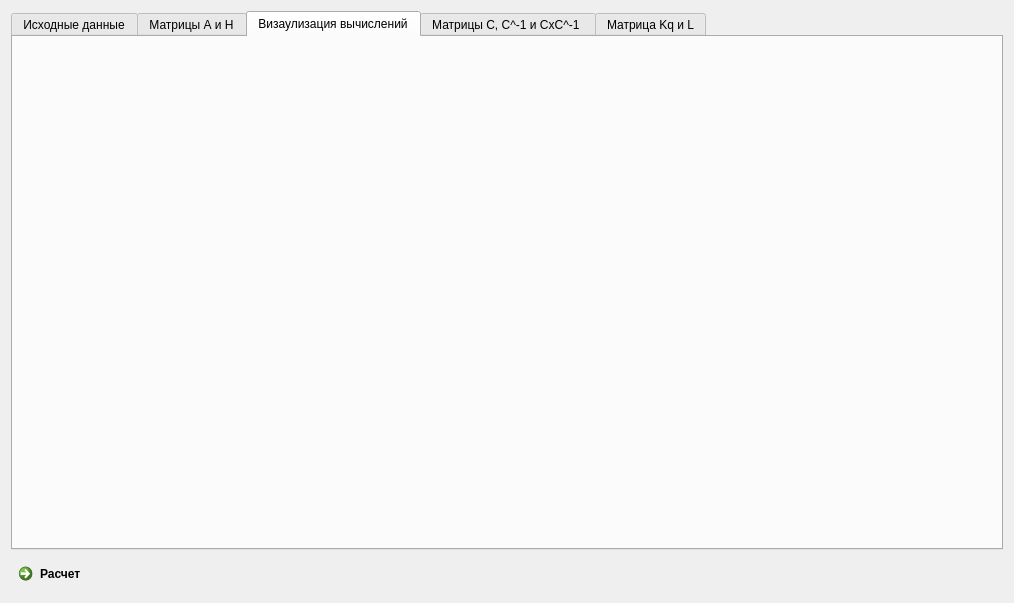
<?xml version="1.0" encoding="UTF-8"?>
<ui version="4.0">
 <class>MainWindow</class>
 <widget class="QMainWindow" name="MainWindow">
  <property name="geometry">
   <rect>
    <x>0</x>
    <y>0</y>
    <width>1014</width>
    <height>603</height>
   </rect>
  </property>
  <property name="windowTitle">
   <string>Оценивание характеристик движения КА на основе измерительной информации</string>
  </property>
  <widget class="QWidget" name="centralWidget">
   <layout class="QVBoxLayout" name="verticalLayout">
    <item>
     <widget class="QTabWidget" name="tabWidget">
      <property name="enabled">
       <bool>true</bool>
      </property>
      <property name="currentIndex">
       <number>2</number>
      </property>
      <widget class="QWidget" name="tab_input">
       <attribute name="title">
        <string>Исходные данные</string>
       </attribute>
       <widget class="QGroupBox" name="groupBox">
        <property name="geometry">
         <rect>
          <x>10</x>
          <y>10</y>
          <width>181</width>
          <height>211</height>
         </rect>
        </property>
        <property name="title">
         <string>Уточняемые параметры</string>
        </property>
        <widget class="QLineEdit" name="xc">
         <property name="enabled">
          <bool>true</bool>
         </property>
         <property name="geometry">
          <rect>
           <x>90</x>
           <y>30</y>
           <width>81</width>
           <height>20</height>
          </rect>
         </property>
         <property name="text">
          <string>6681</string>
         </property>
        </widget>
        <widget class="QLabel" name="label">
         <property name="geometry">
          <rect>
           <x>10</x>
           <y>30</y>
           <width>61</width>
           <height>16</height>
          </rect>
         </property>
         <property name="text">
          <string>x (км)</string>
         </property>
        </widget>
        <widget class="QLineEdit" name="yc">
         <property name="geometry">
          <rect>
           <x>90</x>
           <y>60</y>
           <width>81</width>
           <height>20</height>
          </rect>
         </property>
         <property name="text">
          <string>5</string>
         </property>
        </widget>
        <widget class="QLabel" name="label_2">
         <property name="geometry">
          <rect>
           <x>10</x>
           <y>60</y>
           <width>61</width>
           <height>16</height>
          </rect>
         </property>
         <property name="text">
          <string>y (км)</string>
         </property>
        </widget>
        <widget class="QLabel" name="label_3">
         <property name="geometry">
          <rect>
           <x>10</x>
           <y>90</y>
           <width>61</width>
           <height>16</height>
          </rect>
         </property>
         <property name="text">
          <string>z (км)</string>
         </property>
        </widget>
        <widget class="QLineEdit" name="zc">
         <property name="geometry">
          <rect>
           <x>90</x>
           <y>90</y>
           <width>81</width>
           <height>20</height>
          </rect>
         </property>
         <property name="text">
          <string>0</string>
         </property>
        </widget>
        <widget class="QLineEdit" name="vxc">
         <property name="geometry">
          <rect>
           <x>90</x>
           <y>120</y>
           <width>81</width>
           <height>20</height>
          </rect>
         </property>
         <property name="text">
          <string>0</string>
         </property>
        </widget>
        <widget class="QLabel" name="label_4">
         <property name="geometry">
          <rect>
           <x>10</x>
           <y>120</y>
           <width>61</width>
           <height>16</height>
          </rect>
         </property>
         <property name="text">
          <string>vx (км/с)</string>
         </property>
        </widget>
        <widget class="QLineEdit" name="vyc">
         <property name="geometry">
          <rect>
           <x>90</x>
           <y>150</y>
           <width>81</width>
           <height>20</height>
          </rect>
         </property>
         <property name="text">
          <string>3.97</string>
         </property>
        </widget>
        <widget class="QLabel" name="label_5">
         <property name="geometry">
          <rect>
           <x>10</x>
           <y>150</y>
           <width>61</width>
           <height>16</height>
          </rect>
         </property>
         <property name="text">
          <string>vy (км/с)</string>
         </property>
        </widget>
        <widget class="QLineEdit" name="vzc">
         <property name="geometry">
          <rect>
           <x>90</x>
           <y>180</y>
           <width>81</width>
           <height>20</height>
          </rect>
         </property>
         <property name="text">
          <string>6.85</string>
         </property>
        </widget>
        <widget class="QLabel" name="label_6">
         <property name="geometry">
          <rect>
           <x>10</x>
           <y>180</y>
           <width>61</width>
           <height>16</height>
          </rect>
         </property>
         <property name="text">
          <string>vz (км/с)</string>
         </property>
        </widget>
       </widget>
       <widget class="QGroupBox" name="groupBox_2">
        <property name="geometry">
         <rect>
          <x>200</x>
          <y>10</y>
          <width>181</width>
          <height>211</height>
         </rect>
        </property>
        <property name="title">
         <string>ИТНП</string>
        </property>
        <widget class="QLineEdit" name="xr">
         <property name="geometry">
          <rect>
           <x>90</x>
           <y>30</y>
           <width>81</width>
           <height>20</height>
          </rect>
         </property>
         <property name="text">
          <string>6671</string>
         </property>
        </widget>
        <widget class="QLabel" name="label_7">
         <property name="geometry">
          <rect>
           <x>10</x>
           <y>30</y>
           <width>61</width>
           <height>16</height>
          </rect>
         </property>
         <property name="text">
          <string>x (км)</string>
         </property>
        </widget>
        <widget class="QLineEdit" name="yr">
         <property name="geometry">
          <rect>
           <x>90</x>
           <y>60</y>
           <width>81</width>
           <height>20</height>
          </rect>
         </property>
         <property name="text">
          <string>0</string>
         </property>
        </widget>
        <widget class="QLabel" name="label_8">
         <property name="geometry">
          <rect>
           <x>10</x>
           <y>60</y>
           <width>61</width>
           <height>16</height>
          </rect>
         </property>
         <property name="text">
          <string>y (км)</string>
         </property>
        </widget>
        <widget class="QLabel" name="label_9">
         <property name="geometry">
          <rect>
           <x>10</x>
           <y>90</y>
           <width>61</width>
           <height>16</height>
          </rect>
         </property>
         <property name="text">
          <string>z (км)</string>
         </property>
        </widget>
        <widget class="QLineEdit" name="zr">
         <property name="geometry">
          <rect>
           <x>90</x>
           <y>90</y>
           <width>81</width>
           <height>20</height>
          </rect>
         </property>
         <property name="text">
          <string>0</string>
         </property>
        </widget>
        <widget class="QLineEdit" name="vxr">
         <property name="geometry">
          <rect>
           <x>90</x>
           <y>120</y>
           <width>81</width>
           <height>20</height>
          </rect>
         </property>
         <property name="text">
          <string>0</string>
         </property>
        </widget>
        <widget class="QLabel" name="label_10">
         <property name="geometry">
          <rect>
           <x>10</x>
           <y>120</y>
           <width>61</width>
           <height>16</height>
          </rect>
         </property>
         <property name="text">
          <string>vx (км/с)</string>
         </property>
        </widget>
        <widget class="QLineEdit" name="vyr">
         <property name="geometry">
          <rect>
           <x>90</x>
           <y>150</y>
           <width>81</width>
           <height>20</height>
          </rect>
         </property>
         <property name="text">
          <string>3.96</string>
         </property>
        </widget>
        <widget class="QLabel" name="label_11">
         <property name="geometry">
          <rect>
           <x>10</x>
           <y>150</y>
           <width>61</width>
           <height>16</height>
          </rect>
         </property>
         <property name="text">
          <string>vy (км/с)</string>
         </property>
        </widget>
        <widget class="QLineEdit" name="vzr">
         <property name="geometry">
          <rect>
           <x>90</x>
           <y>180</y>
           <width>81</width>
           <height>20</height>
          </rect>
         </property>
         <property name="text">
          <string>6.85</string>
         </property>
        </widget>
        <widget class="QLabel" name="label_12">
         <property name="geometry">
          <rect>
           <x>10</x>
           <y>180</y>
           <width>61</width>
           <height>16</height>
          </rect>
         </property>
         <property name="text">
          <string>vz (км/с)</string>
         </property>
        </widget>
       </widget>
       <widget class="QGroupBox" name="groupBox_3">
        <property name="geometry">
         <rect>
          <x>390</x>
          <y>10</y>
          <width>181</width>
          <height>211</height>
         </rect>
        </property>
        <property name="title">
         <string>Возмущения</string>
        </property>
        <widget class="QLineEdit" name="dx">
         <property name="geometry">
          <rect>
           <x>90</x>
           <y>30</y>
           <width>81</width>
           <height>20</height>
          </rect>
         </property>
         <property name="text">
          <string>1</string>
         </property>
        </widget>
        <widget class="QLabel" name="label_13">
         <property name="geometry">
          <rect>
           <x>10</x>
           <y>30</y>
           <width>61</width>
           <height>16</height>
          </rect>
         </property>
         <property name="text">
          <string>∆x (км)</string>
         </property>
        </widget>
        <widget class="QLineEdit" name="dy">
         <property name="geometry">
          <rect>
           <x>90</x>
           <y>60</y>
           <width>81</width>
           <height>20</height>
          </rect>
         </property>
         <property name="text">
          <string>1</string>
         </property>
        </widget>
        <widget class="QLabel" name="label_14">
         <property name="geometry">
          <rect>
           <x>10</x>
           <y>60</y>
           <width>61</width>
           <height>16</height>
          </rect>
         </property>
         <property name="text">
          <string>∆y (км)</string>
         </property>
        </widget>
        <widget class="QLabel" name="label_15">
         <property name="geometry">
          <rect>
           <x>10</x>
           <y>90</y>
           <width>61</width>
           <height>16</height>
          </rect>
         </property>
         <property name="text">
          <string>∆z (км)</string>
         </property>
        </widget>
        <widget class="QLineEdit" name="dz">
         <property name="geometry">
          <rect>
           <x>90</x>
           <y>90</y>
           <width>81</width>
           <height>20</height>
          </rect>
         </property>
         <property name="text">
          <string>1</string>
         </property>
        </widget>
        <widget class="QLineEdit" name="dvx">
         <property name="geometry">
          <rect>
           <x>90</x>
           <y>120</y>
           <width>81</width>
           <height>20</height>
          </rect>
         </property>
         <property name="text">
          <string>0.1</string>
         </property>
        </widget>
        <widget class="QLabel" name="label_16">
         <property name="geometry">
          <rect>
           <x>10</x>
           <y>120</y>
           <width>61</width>
           <height>16</height>
          </rect>
         </property>
         <property name="text">
          <string>∆vx (км/с)</string>
         </property>
        </widget>
        <widget class="QLineEdit" name="dvy">
         <property name="geometry">
          <rect>
           <x>90</x>
           <y>150</y>
           <width>81</width>
           <height>20</height>
          </rect>
         </property>
         <property name="text">
          <string>0.1</string>
         </property>
        </widget>
        <widget class="QLabel" name="label_17">
         <property name="geometry">
          <rect>
           <x>10</x>
           <y>150</y>
           <width>61</width>
           <height>16</height>
          </rect>
         </property>
         <property name="text">
          <string>∆vy (км/с)</string>
         </property>
        </widget>
        <widget class="QLineEdit" name="dvz">
         <property name="geometry">
          <rect>
           <x>90</x>
           <y>180</y>
           <width>81</width>
           <height>20</height>
          </rect>
         </property>
         <property name="text">
          <string>0.1</string>
         </property>
        </widget>
        <widget class="QLabel" name="label_18">
         <property name="geometry">
          <rect>
           <x>10</x>
           <y>180</y>
           <width>61</width>
           <height>16</height>
          </rect>
         </property>
         <property name="text">
          <string>∆vz (км/с)</string>
         </property>
        </widget>
       </widget>
       <widget class="QGroupBox" name="groupBox_4">
        <property name="geometry">
         <rect>
          <x>10</x>
          <y>230</y>
          <width>181</width>
          <height>211</height>
         </rect>
        </property>
        <property name="title">
         <string>Уточненные параметры</string>
        </property>
        <widget class="QLineEdit" name="xc1">
         <property name="geometry">
          <rect>
           <x>90</x>
           <y>30</y>
           <width>81</width>
           <height>20</height>
          </rect>
         </property>
        </widget>
        <widget class="QLabel" name="label_19">
         <property name="geometry">
          <rect>
           <x>10</x>
           <y>30</y>
           <width>61</width>
           <height>16</height>
          </rect>
         </property>
         <property name="text">
          <string>x (км)</string>
         </property>
        </widget>
        <widget class="QLineEdit" name="yc1">
         <property name="geometry">
          <rect>
           <x>90</x>
           <y>60</y>
           <width>81</width>
           <height>20</height>
          </rect>
         </property>
        </widget>
        <widget class="QLabel" name="label_20">
         <property name="geometry">
          <rect>
           <x>10</x>
           <y>60</y>
           <width>61</width>
           <height>16</height>
          </rect>
         </property>
         <property name="text">
          <string>y (км)</string>
         </property>
        </widget>
        <widget class="QLabel" name="label_21">
         <property name="geometry">
          <rect>
           <x>10</x>
           <y>90</y>
           <width>61</width>
           <height>16</height>
          </rect>
         </property>
         <property name="text">
          <string>z (км)</string>
         </property>
        </widget>
        <widget class="QLineEdit" name="zc1">
         <property name="geometry">
          <rect>
           <x>90</x>
           <y>90</y>
           <width>81</width>
           <height>20</height>
          </rect>
         </property>
        </widget>
        <widget class="QLineEdit" name="vxc1">
         <property name="geometry">
          <rect>
           <x>90</x>
           <y>120</y>
           <width>81</width>
           <height>20</height>
          </rect>
         </property>
        </widget>
        <widget class="QLabel" name="label_22">
         <property name="geometry">
          <rect>
           <x>10</x>
           <y>120</y>
           <width>61</width>
           <height>16</height>
          </rect>
         </property>
         <property name="text">
          <string>vx (км/с)</string>
         </property>
        </widget>
        <widget class="QLineEdit" name="vyc1">
         <property name="geometry">
          <rect>
           <x>90</x>
           <y>150</y>
           <width>81</width>
           <height>20</height>
          </rect>
         </property>
        </widget>
        <widget class="QLabel" name="label_23">
         <property name="geometry">
          <rect>
           <x>10</x>
           <y>150</y>
           <width>61</width>
           <height>16</height>
          </rect>
         </property>
         <property name="text">
          <string>vy (км/с)</string>
         </property>
        </widget>
        <widget class="QLineEdit" name="vzc1">
         <property name="geometry">
          <rect>
           <x>90</x>
           <y>180</y>
           <width>81</width>
           <height>20</height>
          </rect>
         </property>
        </widget>
        <widget class="QLabel" name="label_24">
         <property name="geometry">
          <rect>
           <x>10</x>
           <y>180</y>
           <width>61</width>
           <height>16</height>
          </rect>
         </property>
         <property name="text">
          <string>vz (км/с)</string>
         </property>
        </widget>
       </widget>
       <widget class="QGroupBox" name="groupBox_5">
        <property name="geometry">
         <rect>
          <x>580</x>
          <y>10</y>
          <width>181</width>
          <height>121</height>
         </rect>
        </property>
        <property name="title">
         <string>Kh</string>
        </property>
        <widget class="QLineEdit" name="msdD">
         <property name="geometry">
          <rect>
           <x>100</x>
           <y>30</y>
           <width>71</width>
           <height>20</height>
          </rect>
         </property>
         <property name="text">
          <string>20</string>
         </property>
        </widget>
        <widget class="QLabel" name="label_25">
         <property name="geometry">
          <rect>
           <x>10</x>
           <y>30</y>
           <width>61</width>
           <height>16</height>
          </rect>
         </property>
         <property name="text">
          <string>СКО (D), м</string>
         </property>
        </widget>
        <widget class="QLineEdit" name="msdaz">
         <property name="geometry">
          <rect>
           <x>100</x>
           <y>60</y>
           <width>71</width>
           <height>20</height>
          </rect>
         </property>
         <property name="text">
          <string>0.002</string>
         </property>
        </widget>
        <widget class="QLabel" name="label_26">
         <property name="geometry">
          <rect>
           <x>10</x>
           <y>60</y>
           <width>81</width>
           <height>16</height>
          </rect>
         </property>
         <property name="text">
          <string>СКО (Az), гр.</string>
         </property>
        </widget>
        <widget class="QLabel" name="label_27">
         <property name="geometry">
          <rect>
           <x>10</x>
           <y>90</y>
           <width>81</width>
           <height>16</height>
          </rect>
         </property>
         <property name="text">
          <string>СКО (Ym), гр.</string>
         </property>
        </widget>
        <widget class="QLineEdit" name="msdym">
         <property name="geometry">
          <rect>
           <x>100</x>
           <y>90</y>
           <width>71</width>
           <height>20</height>
          </rect>
         </property>
         <property name="text">
          <string>0.0017</string>
         </property>
        </widget>
       </widget>
       <widget class="QGroupBox" name="groupBox_6">
        <property name="geometry">
         <rect>
          <x>580</x>
          <y>140</y>
          <width>181</width>
          <height>81</height>
         </rect>
        </property>
        <property name="title">
         <string>ИП</string>
        </property>
        <widget class="QLineEdit" name="geo1">
         <property name="geometry">
          <rect>
           <x>90</x>
           <y>20</y>
           <width>81</width>
           <height>20</height>
          </rect>
         </property>
         <property name="text">
          <string>34</string>
         </property>
        </widget>
        <widget class="QLabel" name="label_28">
         <property name="geometry">
          <rect>
           <x>10</x>
           <y>20</y>
           <width>61</width>
           <height>16</height>
          </rect>
         </property>
         <property name="text">
          <string>B (гр.)</string>
         </property>
        </widget>
        <widget class="QLineEdit" name="geo0">
         <property name="geometry">
          <rect>
           <x>90</x>
           <y>50</y>
           <width>81</width>
           <height>20</height>
          </rect>
         </property>
         <property name="text">
          <string>45</string>
         </property>
        </widget>
        <widget class="QLabel" name="label_29">
         <property name="geometry">
          <rect>
           <x>10</x>
           <y>50</y>
           <width>61</width>
           <height>16</height>
          </rect>
         </property>
         <property name="text">
          <string>L (гр.)</string>
         </property>
        </widget>
       </widget>
       <widget class="QGroupBox" name="groupBox_7">
        <property name="geometry">
         <rect>
          <x>200</x>
          <y>230</y>
          <width>181</width>
          <height>91</height>
         </rect>
        </property>
        <property name="title">
         <string>Точность</string>
        </property>
        <widget class="QLineEdit" name="dv">
         <property name="geometry">
          <rect>
           <x>90</x>
           <y>30</y>
           <width>81</width>
           <height>20</height>
          </rect>
         </property>
        </widget>
        <widget class="QLabel" name="label_30">
         <property name="geometry">
          <rect>
           <x>10</x>
           <y>30</y>
           <width>61</width>
           <height>16</height>
          </rect>
         </property>
         <property name="text">
          <string>delV (м/с)</string>
         </property>
        </widget>
        <widget class="QLineEdit" name="dr">
         <property name="geometry">
          <rect>
           <x>90</x>
           <y>60</y>
           <width>81</width>
           <height>20</height>
          </rect>
         </property>
        </widget>
        <widget class="QLabel" name="label_31">
         <property name="geometry">
          <rect>
           <x>10</x>
           <y>60</y>
           <width>61</width>
           <height>16</height>
          </rect>
         </property>
         <property name="text">
          <string>delr (м)</string>
         </property>
        </widget>
        <widget class="QLabel" name="label_32">
         <property name="geometry">
          <rect>
           <x>10</x>
           <y>90</y>
           <width>61</width>
           <height>16</height>
          </rect>
         </property>
         <property name="text">
          <string/>
         </property>
        </widget>
       </widget>
      </widget>
      <widget class="QWidget" name="tab_matrix_AH">
       <attribute name="title">
        <string>Матрицы А и Н</string>
       </attribute>
       <layout class="QHBoxLayout" name="horizontalLayout_2">
        <item>
         <widget class="QTableView" name="matrix_H">
          <property name="toolTip">
           <string>&lt;html&gt;&lt;head/&gt;&lt;body&gt;&lt;p&gt;&lt;span style=&quot; font-size:14pt;&quot;&gt;Матрица Н&lt;/span&gt;&lt;/p&gt;&lt;/body&gt;&lt;/html&gt;</string>
          </property>
          <property name="styleSheet">
           <string notr="true"/>
          </property>
          <attribute name="horizontalHeaderCascadingSectionResizes">
           <bool>true</bool>
          </attribute>
          <attribute name="verticalHeaderCascadingSectionResizes">
           <bool>true</bool>
          </attribute>
          <attribute name="verticalHeaderHighlightSections">
           <bool>true</bool>
          </attribute>
          <attribute name="verticalHeaderShowSortIndicator" stdset="0">
           <bool>false</bool>
          </attribute>
          <attribute name="verticalHeaderStretchLastSection">
           <bool>false</bool>
          </attribute>
         </widget>
        </item>
        <item>
         <widget class="QTableView" name="matrix_A">
          <property name="toolTip">
           <string>&lt;html&gt;&lt;head/&gt;&lt;body&gt;&lt;p&gt;&lt;span style=&quot; font-size:14pt;&quot;&gt;Матрица А&lt;/span&gt;&lt;/p&gt;&lt;/body&gt;&lt;/html&gt;</string>
          </property>
          <attribute name="horizontalHeaderCascadingSectionResizes">
           <bool>true</bool>
          </attribute>
          <attribute name="verticalHeaderCascadingSectionResizes">
           <bool>true</bool>
          </attribute>
          <attribute name="verticalHeaderHighlightSections">
           <bool>true</bool>
          </attribute>
          <attribute name="verticalHeaderShowSortIndicator" stdset="0">
           <bool>false</bool>
          </attribute>
          <attribute name="verticalHeaderStretchLastSection">
           <bool>false</bool>
          </attribute>
         </widget>
        </item>
       </layout>
      </widget>
      <widget class="QWidget" name="tab_plot">
       <attribute name="title">
        <string>Визаулизация вычислений</string>
       </attribute>
       <layout class="QHBoxLayout" name="horizontalLayout_3">
        <item>
         <layout class="QHBoxLayout" name="horizontalLayout"/>
        </item>
       </layout>
      </widget>
      <widget class="QWidget" name="tab_matrix_C">
       <attribute name="title">
        <string>Матрицы C, C^-1 и CxC^-1 </string>
       </attribute>
       <layout class="QGridLayout" name="gridLayout">
        <item row="0" column="0">
         <widget class="QTableView" name="matrix_C">
          <property name="toolTip">
           <string>&lt;html&gt;&lt;head/&gt;&lt;body&gt;&lt;p&gt;&lt;span style=&quot; font-size:14pt;&quot;&gt;Матрица С&lt;/span&gt;&lt;/p&gt;&lt;/body&gt;&lt;/html&gt;</string>
          </property>
          <attribute name="horizontalHeaderCascadingSectionResizes">
           <bool>true</bool>
          </attribute>
          <attribute name="verticalHeaderCascadingSectionResizes">
           <bool>true</bool>
          </attribute>
          <attribute name="verticalHeaderHighlightSections">
           <bool>true</bool>
          </attribute>
          <attribute name="verticalHeaderShowSortIndicator" stdset="0">
           <bool>false</bool>
          </attribute>
          <attribute name="verticalHeaderStretchLastSection">
           <bool>false</bool>
          </attribute>
         </widget>
        </item>
        <item row="1" column="0">
         <widget class="QTableView" name="matrix_C_reverse">
          <property name="toolTip">
           <string>&lt;html&gt;&lt;head/&gt;&lt;body&gt;&lt;p&gt;&lt;span style=&quot; font-size:14pt;&quot;&gt;Обратная матрица С&lt;/span&gt;&lt;/p&gt;&lt;/body&gt;&lt;/html&gt;</string>
          </property>
          <attribute name="horizontalHeaderCascadingSectionResizes">
           <bool>true</bool>
          </attribute>
          <attribute name="verticalHeaderCascadingSectionResizes">
           <bool>true</bool>
          </attribute>
          <attribute name="verticalHeaderHighlightSections">
           <bool>true</bool>
          </attribute>
          <attribute name="verticalHeaderShowSortIndicator" stdset="0">
           <bool>false</bool>
          </attribute>
          <attribute name="verticalHeaderStretchLastSection">
           <bool>false</bool>
          </attribute>
         </widget>
        </item>
        <item row="0" column="1">
         <widget class="QTableView" name="matrix_CxC_reverse">
          <property name="toolTip">
           <string>&lt;html&gt;&lt;head/&gt;&lt;body&gt;&lt;p&gt;&lt;span style=&quot; font-size:14pt;&quot;&gt;Произведение прямой и обратной матрицы С&lt;/span&gt;&lt;/p&gt;&lt;/body&gt;&lt;/html&gt;</string>
          </property>
          <property name="whatsThis">
           <string>&lt;html&gt;&lt;head/&gt;&lt;body&gt;&lt;p&gt;&lt;br/&gt;&lt;/p&gt;&lt;/body&gt;&lt;/html&gt;</string>
          </property>
          <attribute name="horizontalHeaderCascadingSectionResizes">
           <bool>true</bool>
          </attribute>
          <attribute name="verticalHeaderCascadingSectionResizes">
           <bool>true</bool>
          </attribute>
          <attribute name="verticalHeaderHighlightSections">
           <bool>true</bool>
          </attribute>
          <attribute name="verticalHeaderShowSortIndicator" stdset="0">
           <bool>false</bool>
          </attribute>
          <attribute name="verticalHeaderStretchLastSection">
           <bool>false</bool>
          </attribute>
         </widget>
        </item>
       </layout>
      </widget>
      <widget class="QWidget" name="tab_2">
       <attribute name="title">
        <string>Матрица Kq и L</string>
       </attribute>
       <layout class="QHBoxLayout" name="horizontalLayout_4">
        <item>
         <widget class="QTableView" name="matrix_L">
          <property name="toolTip">
           <string>&lt;html&gt;&lt;head/&gt;&lt;body&gt;&lt;p&gt;&lt;span style=&quot; font-size:14pt;&quot;&gt;Матрица L&lt;/span&gt;&lt;/p&gt;&lt;/body&gt;&lt;/html&gt;</string>
          </property>
          <property name="whatsThis">
           <string>&lt;html&gt;&lt;head/&gt;&lt;body&gt;&lt;p&gt;&lt;br/&gt;&lt;/p&gt;&lt;/body&gt;&lt;/html&gt;</string>
          </property>
          <attribute name="horizontalHeaderCascadingSectionResizes">
           <bool>true</bool>
          </attribute>
          <attribute name="verticalHeaderCascadingSectionResizes">
           <bool>true</bool>
          </attribute>
          <attribute name="verticalHeaderHighlightSections">
           <bool>true</bool>
          </attribute>
          <attribute name="verticalHeaderShowSortIndicator" stdset="0">
           <bool>false</bool>
          </attribute>
          <attribute name="verticalHeaderStretchLastSection">
           <bool>false</bool>
          </attribute>
         </widget>
        </item>
        <item>
         <widget class="QTableView" name="matrix_Kq">
          <property name="toolTip">
           <string>&lt;html&gt;&lt;head/&gt;&lt;body&gt;&lt;p&gt;&lt;span style=&quot; font-size:14pt;&quot;&gt;Матрица Kq&lt;/span&gt;&lt;/p&gt;&lt;/body&gt;&lt;/html&gt;</string>
          </property>
          <property name="whatsThis">
           <string>&lt;html&gt;&lt;head/&gt;&lt;body&gt;&lt;p&gt;&lt;br/&gt;&lt;/p&gt;&lt;/body&gt;&lt;/html&gt;</string>
          </property>
          <attribute name="horizontalHeaderCascadingSectionResizes">
           <bool>true</bool>
          </attribute>
          <attribute name="verticalHeaderCascadingSectionResizes">
           <bool>true</bool>
          </attribute>
          <attribute name="verticalHeaderHighlightSections">
           <bool>true</bool>
          </attribute>
          <attribute name="verticalHeaderShowSortIndicator" stdset="0">
           <bool>false</bool>
          </attribute>
          <attribute name="verticalHeaderStretchLastSection">
           <bool>false</bool>
          </attribute>
         </widget>
        </item>
        <item>
         <widget class="QTableView" name="matrix_q">
          <property name="toolTip">
           <string>&lt;html&gt;&lt;head/&gt;&lt;body&gt;&lt;p&gt;&lt;span style=&quot; font-size:14pt;&quot;&gt;Матрица q&lt;/span&gt;&lt;/p&gt;&lt;/body&gt;&lt;/html&gt;</string>
          </property>
          <property name="whatsThis">
           <string>&lt;html&gt;&lt;head/&gt;&lt;body&gt;&lt;p&gt;&lt;br/&gt;&lt;/p&gt;&lt;/body&gt;&lt;/html&gt;</string>
          </property>
          <attribute name="horizontalHeaderCascadingSectionResizes">
           <bool>true</bool>
          </attribute>
          <attribute name="verticalHeaderCascadingSectionResizes">
           <bool>true</bool>
          </attribute>
          <attribute name="verticalHeaderHighlightSections">
           <bool>true</bool>
          </attribute>
          <attribute name="verticalHeaderShowSortIndicator" stdset="0">
           <bool>false</bool>
          </attribute>
          <attribute name="verticalHeaderStretchLastSection">
           <bool>false</bool>
          </attribute>
         </widget>
        </item>
       </layout>
      </widget>
     </widget>
    </item>
    <item>
     <widget class="QCommandLinkButton" name="commandLinkButton">
      <property name="text">
       <string>Расчет</string>
      </property>
     </widget>
    </item>
   </layout>
  </widget>
 </widget>
 <layoutdefault spacing="6" margin="11"/>
 <resources/>
 <connections/>
</ui>
